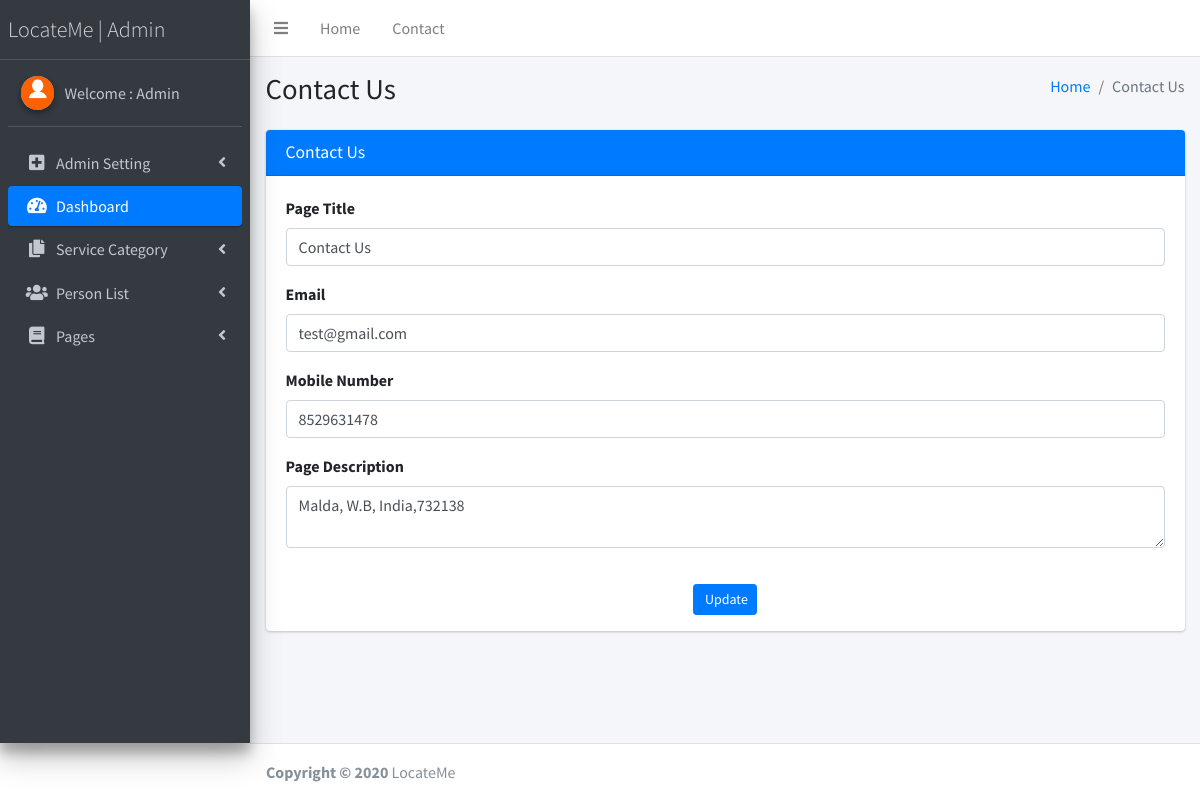
The page /LocateMe/admin/contact-us.php (signed in) on the database its author committed.
### tables this page shows
CREATE TABLE `tblpage` (
  `ID` int(10) NOT NULL,
  `PageType` varchar(50) DEFAULT NULL,
  `PageTitle` varchar(200) DEFAULT NULL,
  `PageDescription` mediumtext,
  `Email` varchar(200) DEFAULT NULL,
  `MobileNumber` bigint(10) DEFAULT NULL,
  `UpdationDate` timestamp NOT NULL DEFAULT CURRENT_TIMESTAMP ON UPDATE CURRENT_TIMESTAMP
);

### LocateMe/admin/contact-us.php (the view, shortened to what this page needs)
<?php
if (strlen($_SESSION['lssemsaid']==0)) {
  header('location:logout.php');
  } else{
  ?>
<!DOCTYPE html>
<html>
<head>
  <link rel="stylesheet" href="plugins/fontawesome-free/css/all.min.css">
  <link rel="stylesheet" href="https://code.ionicframework.com/ionicons/2.0.1/css/ionicons.min.css">
  <link rel="stylesheet" href="dist/css/adminlte.min.css">
</head>
<body class="hold-transition sidebar-mini">
<div class="wrapper">
  <?php include_once('includes/header.php');?>
<?php include_once('includes/sidebar.php');?>
  <div class="content-wrapper">
    <section class="content-header">
      <div class="container-fluid">
        <div class="row mb-2">
          <div class="col-sm-6">
            <h1>Contact Us</h1>
          </div>
          <div class="col-sm-6">
            <ol class="breadcrumb float-sm-right">
              <li class="breadcrumb-item"><a href="dashboard.php">Home</a></li>
              <li class="breadcrumb-item active">Contact Us</li>
            </ol>
          </div>
        </div>
      </div>
    </section>
    <section class="content">
      <div class="container-fluid">
        <div class="row">
          <div class="col-md-12">
            <div class="card card-primary">
              <div class="card-header">
                <h3 class="card-title">Contact Us</h3>
              </div>
             <form action="#" method="post" enctype="multipart/form-data">
              <?php
$sql="SELECT * from  tblpage where PageType='contactus'";
$query = $dbh -> prepare($sql);
$query->execute();
$results=$query->fetchAll(PDO::FETCH_OBJ);
$cnt=1;
if($query->rowCount() > 0)
{
foreach($results as $row)
{               ?>
                            <div class="card-body card-block">
                                <div class="form-group"><label for="company" class=" form-control-label">Page Title</label><input type="text" name="pagetitle" id="pagetitle" required="true" value="<?php  echo $row->PageTitle;?>" class="form-control"></div>
                                    <div class="form-group"><label for="vat" class=" form-control-label">Email</label><input type="email" name="email" id="email" required="true" value="<?php  echo $row->Email;?>" class="form-control"></div>
                                    <div class="form-group"><label for="vat" class=" form-control-label">Mobile Number</label><input type="text" name="mobnum" id="mobnum" required="true" value="<?php  echo $row->MobileNumber;?>" maxlength="10" patttern="[0-9]+" class="form-control"></div>
                                    <div class="form-group"><label for="vat" class=" form-control-label">Page Description</label><textarea type="text" name="pagedes" id="pagedes" required="true"class="form-control"><?php  echo $row->PageDescription;?></textarea></div>
                                                    </div>
                                                  <?php $cnt=$cnt+1;}} ?>
                                                    <p style="text-align: center;"><button type="submit" class="btn btn-primary btn-sm" name="submit" id="submit">
                                                            <i class="fa fa-dot-circle-o"></i> Update
                                                        </button></p>
                                                </div>
            </div>
          </div>
        </div>
      </div>
  </div>
<?php include_once('includes/footer.php');?>
</body>
</html>
<?php }  ?>

### LocateMe/admin/includes/sidebar.php (shortened to what this page needs)
  <aside class="main-sidebar sidebar-dark-primary elevation-4">
    <a href="dashboard.php" class="brand-link" style="font-weight:bold; font-size:22px;">
      <span class="brand-text font-weight-light">LocateMe | Admin</span>
    </a>
    <div class="sidebar">
      <div class="user-panel mt-3 pb-3 mb-3 d-flex">
        <div class="image">
          <img src="dist/img/download.png" class="img-circle elevation-2" alt="User Image">
        </div>
        <div class="info">
<?php
$aid=$_SESSION['lssemsaid'];
$sql="SELECT AdminName from  tbladmin where ID=:aid";
$query = $dbh -> prepare($sql);
$query->bindParam(':aid',$aid,PDO::PARAM_STR);
$query->execute();
$results=$query->fetchAll(PDO::FETCH_OBJ);
$cnt=1;
if($query->rowCount() > 0)
{
foreach($results as $row)
{               ?>
          <a href="admin-profile.php" class="d-block">Welcome : <?php  echo $row->AdminName;?></a>
          <?php $cnt=$cnt+1;}} ?>
        </div>
      </div>
      <nav class="mt-2">
        <ul class="nav nav-pills nav-sidebar flex-column" data-widget="treeview" role="menu" data-accordion="false">
            <li class="nav-item has-treeview">
            <a href="#" class="nav-link">
              <i class="nav-icon fas fa-plus-square"></i>
              <p>
                Admin Setting
                <i class="fas fa-angle-left right"></i>
              </p>
            </a>
          </li>
          <li class="nav-item has-treeview menu-open">
            <a href="dashboard.php" class="nav-link active">
              <i class="nav-icon fas fa-tachometer-alt"></i>
              <p>
                Dashboard
               </p>
            </a>
          </li>
          <li class="nav-item has-treeview">
            <a href="#" class="nav-link">
              <i class="nav-icon fas fa-copy"></i>
              <p>
                Service Category
                <i class="fas fa-angle-left right"></i>
              </p>
            </a>
          </li>
          <li class="nav-item has-treeview">
            <a href="#" class="nav-link">
              <i class="nav-icon fas fa-users"></i>
              <p>
                Person List
                <i class="right fas fa-angle-left"></i>
              </p>
            </a>
          </li>
          <li class="nav-item has-treeview">
            <a href="#" class="nav-link">
              <i class="nav-icon fas fa-book"></i>
              <p>
                Pages
                <i class="fas fa-angle-left right"></i>
              </p>
            </a>
          </li>
        </ul>
      </nav>
    </div>
  </aside>

### rows shown on the page
tblpage: pagetitle "Contact Us", email "test@gmail.com", mobnum "8529631478", pagedes "Malda, W.B, India,732138"

### other values the page prints
$row->AdminName "Admin"
